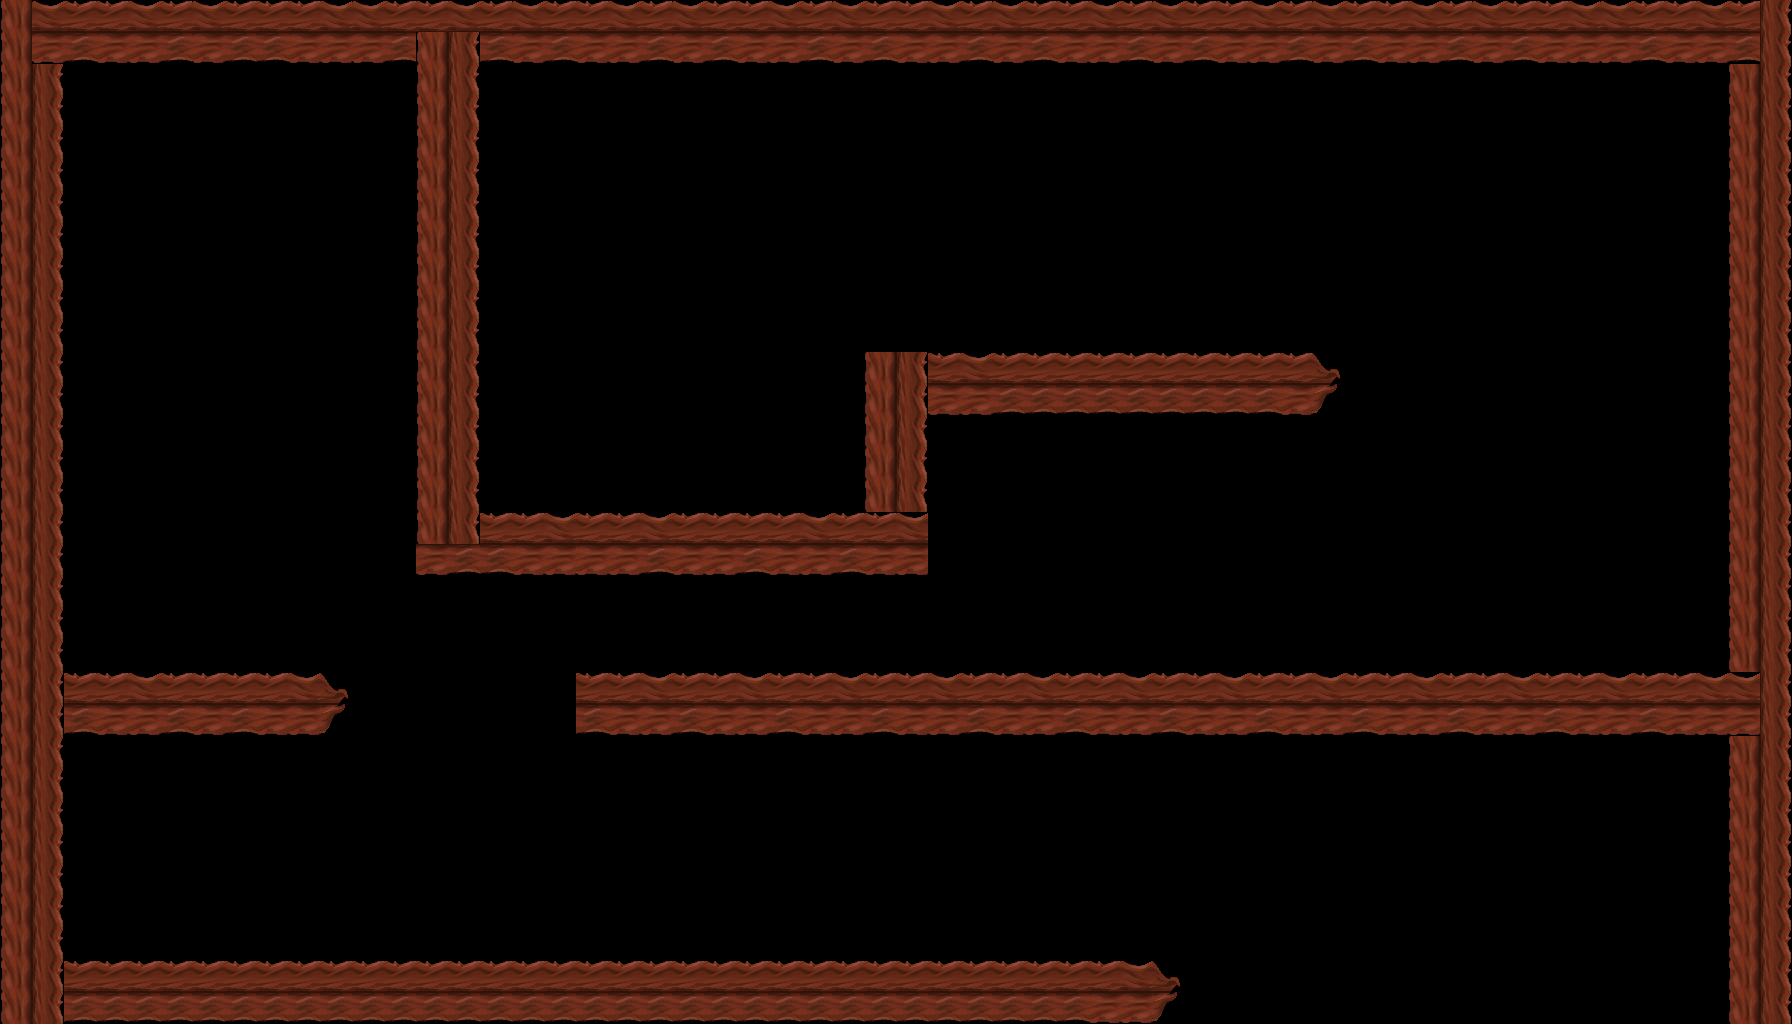

The image is a tile-based game level rendered from a .tmx file. Its description and source (layers, tilesets, objects; grid data summarised) follow:
An orthogonal 56x32 tile map with 32x32 px tiles, 1 tile layer (Tile Layer 3), 2 hidden layers not drawn, 4 tilesets and 35 objects.

<map version="1.0" orientation="orthogonal" renderorder="right-down" width="56" height="32" tilewidth="32" tileheight="32" nextobjectid="1">
 <properties>
  <property name="unity:scale" value="0.01" />
 </properties>
 <tileset firstgid="1" name="Tiles" tilewidth="32" tileheight="32">
  <image source="../../Resources/2DAssets/Documents/ISART Projets/GameWeek2015/assets level1/Tiles.png" width="298" height="64" />
  <tile id="0">
   <objectgroup draworder="index">
    <object id="0" x="6" y="0.0434783" width="26.0009" height="32" />
   </objectgroup>
  </tile>
  <tile id="1">
   <objectgroup draworder="index">
    <object id="0" x="0" y="0" width="32" height="31.9565" />
   </objectgroup>
  </tile>
  <tile id="2">
   <objectgroup draworder="index">
    <object id="0" x="-0.0434783" y="0" width="32.1005" height="31.9878" />
   </objectgroup>
  </tile>
  <tile id="3">
   <objectgroup draworder="index">
    <object id="0" x="0" y="0" width="32" height="32.0435" />
   </objectgroup>
  </tile>
  <tile id="4">
   <objectgroup draworder="index">
    <object id="0" x="-0.173913" y="-0.217391" width="32.3913" height="32.3913" />
   </objectgroup>
  </tile>
  <tile id="5">
   <objectgroup draworder="index">
    <object id="0" x="-0.130435" y="-0.217391" width="32.3043" height="32.4348" />
   </objectgroup>
  </tile>
  <tile id="6">
   <objectgroup draworder="index">
    <object id="0" x="0.0434783" y="3.21739e-07" width="28" height="32" />
   </objectgroup>
  </tile>
  <tile id="7">
   <objectgroup draworder="index">
    <object id="0" x="-0.0434783" y="0" width="32.1304" height="32" />
   </objectgroup>
  </tile>
  <tile id="8">
   <objectgroup draworder="index">
    <object id="0" x="-0.0434783" y="0.0434783" width="31.6957" height="32.0435" />
   </objectgroup>
  </tile>
  <tile id="9">
   <objectgroup draworder="index">
    <object id="0" x="9.08697" y="0.0434783" width="23" height="31.9131" />
   </objectgroup>
  </tile>
  <tile id="10">
   <objectgroup draworder="index">
    <object id="0" x="0.0463768" y="0.0666667" width="31.9429" height="31.9008" />
   </objectgroup>
  </tile>
  <tile id="11">
   <objectgroup draworder="index">
    <object id="0" x="-0.173913" y="-0.26087" width="32.3043" height="32.4783" />
   </objectgroup>
  </tile>
  <tile id="12">
   <objectgroup draworder="index">
    <object id="0" x="0" y="0.0111111" width="32" height="31.9454" />
   </objectgroup>
  </tile>
  <tile id="13">
   <objectgroup draworder="index">
    <object id="0" x="-0.130435" y="-0.217391" width="32.3043" height="32.4348" />
   </objectgroup>
  </tile>
  <tile id="14">
   <objectgroup draworder="index">
    <object id="0" x="-0.173913" y="-0.26087" width="32.3478" height="32.4348" />
   </objectgroup>
  </tile>
  <tile id="15">
   <objectgroup draworder="index">
    <object id="0" x="0.0434783" y="0.0434786" width="24.9565" height="31.913" />
   </objectgroup>
  </tile>
  <tile id="16">
   <objectgroup draworder="index">
    <object id="0" x="-0.0434783" y="0" width="32.1739" height="32.1304" />
   </objectgroup>
  </tile>
  <tile id="17">
   <objectgroup draworder="index">
    <object id="0" x="-0.0434783" y="0" width="32.087" height="32.0435" />
   </objectgroup>
  </tile>
 </tileset>
 <tileset firstgid="19" name="dur haut borduresplit" tilewidth="32" tileheight="32">
  <image source="../../Resources/2DAssets/Documents/ISART Projets/GameWeek2015/assets level1/dur haut borduresplit.png" width="32" height="32" />
  <tile id="0">
   <objectgroup draworder="index">
    <object id="0" x="0" y="0" width="32.0625" height="32.0625" />
   </objectgroup>
  </tile>
 </tileset>
 <tileset firstgid="20" name="tilemap" tilewidth="32" tileheight="32">
  <image source="../../Resources/2DAssets/Documents/ISART Projets/GameWeek2015/assets level1/tilemap.png" width="320" height="64" />
  <tile id="6">
   <objectgroup draworder="index">
    <object id="0" x="0" y="0" width="32.0625" height="32.0625" />
   </objectgroup>
  </tile>
  <tile id="7">
   <objectgroup draworder="index">
    <object id="0" x="0" y="0" width="32.0625" height="32.0625" />
   </objectgroup>
  </tile>
  <tile id="8">
   <objectgroup draworder="index">
    <object id="0" x="0" y="0" width="32.0625" height="32.125" />
   </objectgroup>
  </tile>
  <tile id="9">
   <objectgroup draworder="index">
    <object id="0" x="0" y="0.0625" width="32.0625" height="32" />
   </objectgroup>
  </tile>
  <tile id="10">
   <objectgroup draworder="index">
    <object id="0" x="0" y="0" width="9.65217" height="32.0435" />
   </objectgroup>
  </tile>
  <tile id="11">
   <objectgroup draworder="index">
    <object id="0" x="18.8696" y="0" width="13.1739" height="32" />
   </objectgroup>
  </tile>
  <tile id="12">
   <objectgroup draworder="index">
    <object id="0" x="0" y="-0.0869565" width="32.087" height="32.1739" />
   </objectgroup>
  </tile>
  <tile id="13">
   <objectgroup draworder="index">
    <object id="0" x="-0.0869565" y="-0.130435" width="32.1739" height="32.2174" />
   </objectgroup>
  </tile>
  <tile id="14">
   <objectgroup draworder="index">
    <object id="0" x="-0.0869565" y="-0.0434783" width="32.1304" height="32.087" />
   </objectgroup>
  </tile>
  <tile id="15">
   <objectgroup draworder="index">
    <object id="0" x="0" y="-0.0434783" width="32" height="32.0435" />
   </objectgroup>
  </tile>
  <tile id="16">
   <objectgroup draworder="index">
    <object id="0" x="38.375" y="16.3125" height="0.0625" />
    <object id="0" x="0" y="0" width="32.087" height="32.0435" />
   </objectgroup>
  </tile>
  <tile id="17">
   <objectgroup draworder="index">
    <object id="0" x="0" y="0" width="32.125" height="32" />
   </objectgroup>
  </tile>
  <tile id="18">
   <objectgroup draworder="index">
    <object id="0" x="0" y="0" width="32.0625" height="32.0625" />
   </objectgroup>
  </tile>
  <tile id="19">
   <objectgroup draworder="index">
    <object id="0" x="0" y="0" width="32.0625" height="32.0625" />
   </objectgroup>
  </tile>
 </tileset>
 <tileset firstgid="40" name="dur haut bordure copy" tilewidth="32" tileheight="32">
  <image source="../../Resources/2DAssets/Documents/ISART Projets/GameWeek2015/assets level1/dur haut bordure copy.png" width="32" height="32" />
  <tile id="0">
   <objectgroup draworder="index">
    <object id="0" x="0" y="0" width="32.125" height="32.125" />
   </objectgroup>
  </tile>
 </tileset>
 <layer name="Tile Layer 1" width="56" height="32" visible="0">
  <data>[1792 cells, 289 non-empty, 13 distinct tile ids]</data>
 </layer>
 <layer name="Tile Layer 2" width="56" height="32" visible="0">
  <data>[1792 cells, 462 non-empty, 14 distinct tile ids]</data>
 </layer>
 <layer name="Tile Layer 3" width="56" height="32">
  <data>[1792 cells, 488 non-empty, 14 distinct tile ids]</data>
 </layer>
</map>